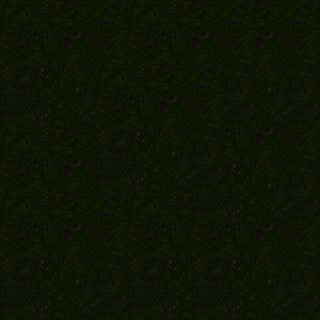

A level layout from a 2D game, rendered from its tile map. Below: a short description, then the map file with tile-grid data replaced by summaries:
An orthogonal 10x10 tile map with 32x32 px tiles, 1 tile layer (Tile Layer 1), 2 tilesets.

<map version="1.0" orientation="orthogonal" width="10" height="10" tilewidth="32" tileheight="32">
 <tileset firstgid="1" name="grass" tilewidth="32" tileheight="32">
  <image source="grass.png" width="128" height="128" />
 </tileset>
 <tileset firstgid="17" name="rocks" tilewidth="32" tileheight="32">
  <image source="rocks.png" width="128" height="128" />
 </tileset>
 <layer name="Tile Layer 1" width="10" height="10" opacity="0.25">
  <data>[100 cells, 100 non-empty, 16 distinct tile ids]</data>
 </layer>
</map>
